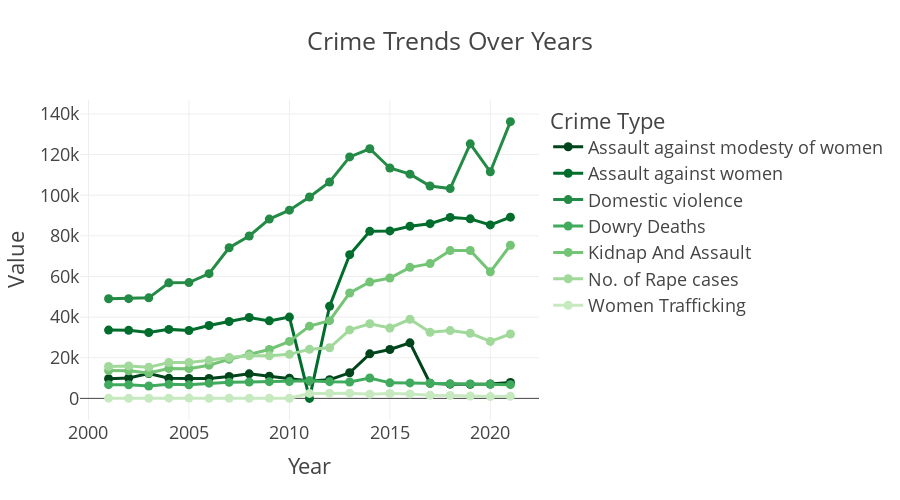

Write notebook code for a chart like this one.
### Markdown cell above
### Crime Trends Over the Years

The line chart titled **"Crime Trends Over Years"** illustrates how different types of crimes against women have changed over time.

- The **x-axis** represents the years covered in the dataset.
- The **y-axis** shows the number of reported cases (`Value`) for each crime type.
- Each line represents a **specific type of crime**, such as rape, kidnapping, dowry deaths, etc.
- **Markers** are used to highlight data points for each year, making it easier to trace changes in trend lines.

### Code cell
fig2 = px.line(
    crime_over_years,
    x='Year',
    y='Value',
    color='Crime Type',
    markers=True,
    title='Crime Trends Over Years',
    width=900,
    height=500,                                 
    template='presentation',                    
    color_discrete_sequence=px.colors.sequential.Greens_r
)

fig2.update_traces(mode='lines+markers')
fig2.update_layout(
    xaxis_tickangle=0,
    paper_bgcolor="rgba(9,0,8,0)",
    plot_bgcolor="rgba(0,0,0,0)"
)

fig2.write_image(os.path.join(results_dir, 'crime_trends_over_years.jpg'))
fig2.write_image(os.path.join(results_dir, 'crime_trends_over_years.png'))
fig2.write_html(os.path.join(results_dir, 'crime_trends_over_years.html'))

fig2.show()

### Figure 1 — Plotly figure (JSON) as saved in the notebook; plotly's stock layout.template omitted (floating-point values rounded to 4 significant figures)
{"data": [{"hovertemplate": "Crime Type=Assault against modesty of women<br>Year=%{x}<br>Value=%{y}<extra></extra>", "legendgroup": "Assault against modesty of women", "line": {"color": "rgb(0,68,27)", "dash": "solid"}, "marker": {"symbol": "circle"}, "mode": "lines+markers", "name": "Assault against modesty of women", "orientation": "v", "showlegend": true, "type": "scatter", "x": [2001, 2002, 2003, 2004, 2005, 2006, 2007, 2008, 2009, 2010, 2011, 2012, 2013, 2014, 2015, 2016, 2017, 2018, 2019, 2020, 2021], "xaxis": "x", "y": [9656, 10027, 12220, 9871, 9759, 9822, 10783, 12084, 10891, 9881, 8570, 9173, 12589, 21938, 24041, 27344, 7451, 6992, 6939, 7065, 7788], "yaxis": "y"}, {"hovertemplate": "Crime Type=Assault against women<br>Year=%{x}<br>Value=%{y}<extra></extra>", "legendgroup": "Assault against women", "line": {"color": "rgb(0,109,44)", "dash": "solid"}, "marker": {"symbol": "circle"}, "mode": "lines+markers", "name": "Assault against women", "orientation": "v", "showlegend": true, "type": "scatter", "x": [2001, 2002, 2003, 2004, 2005, 2006, 2007, 2008, 2009, 2010, 2011, 2012, 2013, 2014, 2015, 2016, 2017, 2018, 2019, 2020, 2021], "xaxis": "x", "y": [33622, 33497, 32450, 33966, 33413, 35899, 37866, 39802, 38159, 40012, 0, 45344, 70739, 82235, 82422, 84746, 86001, 89097, 88367, 85392, 89200], "yaxis": "y"}, {"hovertemplate": "Crime Type=Domestic violence<br>Year=%{x}<br>Value=%{y}<extra></extra>", "legendgroup": "Domestic violence", "line": {"color": "rgb(35,139,69)", "dash": "solid"}, "marker": {"symbol": "circle"}, "mode": "lines+markers", "name": "Domestic violence", "orientation": "v", "showlegend": true, "type": "scatter", "x": [2001, 2002, 2003, 2004, 2005, 2006, 2007, 2008, 2009, 2010, 2011, 2012, 2013, 2014, 2015, 2016, 2017, 2018, 2019, 2020, 2021], "xaxis": "x", "y": [49032, 49102, 49492, 56867, 56995, 61400, 74143, 79957, 88263, 92637, 99135, 106527, 118866, 122877, 113403, 110378, 104551, 103272, 125298, 111549, 136234], "yaxis": "y"}, {"hovertemplate": "Crime Type=Dowry Deaths<br>Year=%{x}<br>Value=%{y}<extra></extra>", "legendgroup": "Dowry Deaths", "line": {"color": "rgb(65,171,93)", "dash": "solid"}, "marker": {"symbol": "circle"}, "mode": "lines+markers", "name": "Dowry Deaths", "orientation": "v", "showlegend": true, "type": "scatter", "x": [2001, 2002, 2003, 2004, 2005, 2006, 2007, 2008, 2009, 2010, 2011, 2012, 2013, 2014, 2015, 2016, 2017, 2018, 2019, 2020, 2021], "xaxis": "x", "y": [6738, 6687, 6078, 6900, 6673, 7481, 7955, 8043, 8242, 8248, 8618, 8233, 8083, 10050, 7634, 7621, 7466, 7166, 7115, 6966, 6753], "yaxis": "y"}, {"hovertemplate": "Crime Type=Kidnap And Assault<br>Year=%{x}<br>Value=%{y}<extra></extra>", "legendgroup": "Kidnap And Assault", "line": {"color": "rgb(116,196,118)", "dash": "solid"}, "marker": {"symbol": "circle"}, "mode": "lines+markers", "name": "Kidnap And Assault", "orientation": "v", "showlegend": true, "type": "scatter", "x": [2001, 2002, 2003, 2004, 2005, 2006, 2007, 2008, 2009, 2010, 2011, 2012, 2013, 2014, 2015, 2016, 2017, 2018, 2019, 2020, 2021], "xaxis": "x", "y": [13681, 13613, 12499, 14697, 14644, 16348, 19249, 21803, 24086, 28055, 35565, 38262, 51881, 57311, 59277, 64519, 66333, 72751, 72780, 62300, 75369], "yaxis": "y"}, {"hovertemplate": "Crime Type=No. of Rape cases<br>Year=%{x}<br>Value=%{y}<extra></extra>", "legendgroup": "No. of Rape cases", "line": {"color": "rgb(161,217,155)", "dash": "solid"}, "marker": {"symbol": "circle"}, "mode": "lines+markers", "name": "No. of Rape cases", "orientation": "v", "showlegend": true, "type": "scatter", "x": [2001, 2002, 2003, 2004, 2005, 2006, 2007, 2008, 2009, 2010, 2011, 2012, 2013, 2014, 2015, 2016, 2017, 2018, 2019, 2020, 2021], "xaxis": "x", "y": [15694, 15970, 15357, 17682, 17701, 18725, 20139, 21001, 20928, 21665, 24206, 24923, 33707, 36735, 34651, 38947, 32559, 33356, 32033, 28046, 31677], "yaxis": "y"}, {"hovertemplate": "Crime Type=Women Trafficking<br>Year=%{x}<br>Value=%{y}<extra></extra>", "legendgroup": "Women Trafficking", "line": {"color": "rgb(199,233,192)", "dash": "solid"}, "marker": {"symbol": "circle"}, "mode": "lines+markers", "name": "Women Trafficking", "orientation": "v", "showlegend": true, "type": "scatter", "x": [2001, 2002, 2003, 2004, 2005, 2006, 2007, 2008, 2009, 2010, 2011, 2012, 2013, 2014, 2015, 2016, 2017, 2018, 2019, 2020, 2021], "xaxis": "x", "y": [114, 76, 46, 89, 148, 67, 61, 67, 48, 36, 2435, 2563, 2579, 2070, 2424, 2214, 1536, 1459, 1185, 868, 1071], "yaxis": "y"}], "layout": {"height": 500, "legend": {"title": {"text": "Crime Type"}, "tracegroupgap": 0}, "paper_bgcolor": "rgba(9,0,8,0)", "plot_bgcolor": "rgba(0, 0, 0, 0)", "title": {"text": "Crime Trends Over Years"}, "width": 900, "xaxis": {"anchor": "y", "autorange": true, "domain": [0, 1], "range": [2000.0, 2022.0], "tickangle": 0, "title": {"text": "Year"}, "type": "linear"}, "yaxis": {"anchor": "x", "autorange": true, "domain": [0, 1], "range": [-10650.0, 146900.0], "title": {"text": "Value"}, "type": "linear"}}}
